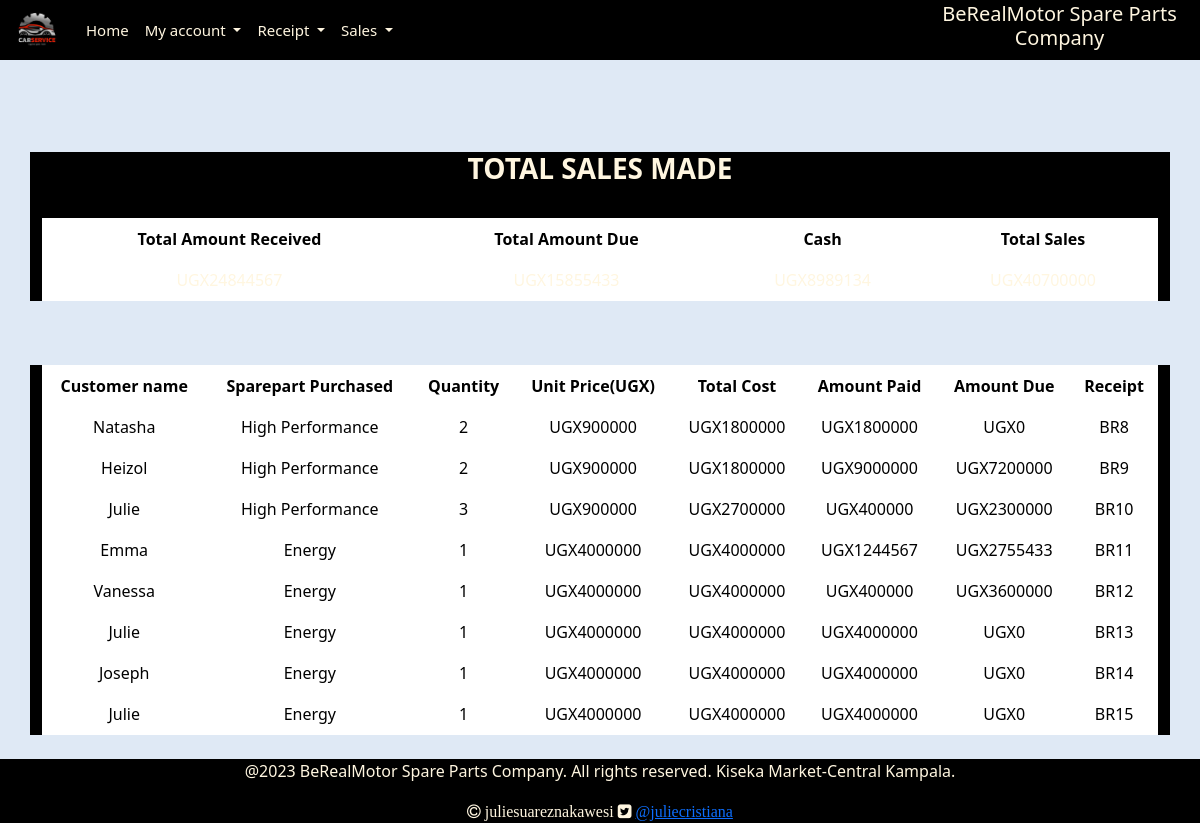
Page /all_sales/ (signed in) on the committed database.
### StockApp/models.py (models this page shows, shortened)
class Sale(models.Model):
    part = models.ForeignKey(SparePart,on_delete=models.CASCADE,null=False,blank=False)
    quantity = models.IntegerField(default=0,null=False,blank=False)
    amount_received = models.IntegerField(default=0,null=False,blank=False)
    customer_name = models.CharField(max_length=100,null=False,blank=False)
    unit_price = models.IntegerField(default=0,null=False,blank=False)
    branch_name = models.CharField(max_length=50,null=False,blank=False)
    phone_number = models.CharField(max_length=50,null=False,blank=False)
    part_name = models.CharField(max_length=50,null=False,blank=False)
    date = models.DateField(default=timezone.now)
    def get_total(self):
        total = self.quantity * self.part.unit_price
        return int(total)
    def amount_due(self):
        amount_due = self.get_total() - self.amount_received
        return abs(int(amount_due))

class SparePart(models.Model):
    Category_name = models.ForeignKey(Category,on_delete=models.CASCADE,null=False,blank=False)
    date_of_arrival = models.DateField(default=timezone.now)
    part_name = models.CharField(max_length=50,null=False,blank=False)
    country_of_origin = models.CharField(max_length=50,null=False,blank=False)
    total_quantity = models.IntegerField(default=0,null=False,blank=False,validators=[MinValueValidator(1)])
    issued_quantity = models.IntegerField(default=0,null=False,blank=False)
    received_quantity = models.IntegerField(default=0,null=False,blank=False)
    unit_price = models.IntegerField(default=0,null=False,blank=False)
    branch_name = models.CharField(max_length=50,null=False,blank=False)
    def __str__(self):
        return self.part_name

### StockApp/views.py (the view)
# urls.py: path('all_sales/', views.all_sales, name='all_sales'),
@login_required
def all_sales(request):
    sales = Sale.objects.all()
    total = sum(items.amount_received for items in sales)
    amount_due = sum(items.amount_due() for items in sales)
    cash_at_hand = total-amount_due
    total_sales = total + amount_due
    return render(request,'ProjectWork/all_sales.html',{'sales':sales,'total':total,'amount_due': amount_due,'cash_at_hand':cash_at_hand,'total_sales':total_sales})

### templates/ProjectWork/all_sales.html (shortened to what this page needs)
{% extends 'ProjectWork/base.html'%} {% block content%}
<br></br>
<div class="card-body" >
  <p>
    <div class = "container" style="background-color: black;">
      <h3 class = "text-center" style="color:  #FFF6E0; font-weight: bolder;">TOTAL SALES MADE</h3><br>
        <table class="table">
          <thead class="thead-dark" style="background-color: #FFF6E0 ;">
            <tr>
              <th scope="col" style="font-weight: bolder;">Total Amount Received</th>
              <th scope="col" style="font-weight: bolder;">Total Amount Due</th>
              <th scope="col" style="font-weight: bolder;">Cash</th>
              <th scope="col" style="font-weight: bolder;">Total Sales</th>
            </tr>
          </thead>
          <tbody>
            <tr>
              <td style="color:#FFF6E0;">UGX{{total}}</td>
              <td style="color:#FFF6E0;">UGX{{amount_due}}</td>
              <td style="color:#FFF6E0;">UGX{{cash_at_hand}}</td>
              <td style="color:#FFF6E0;">UGX{{total_sales}}</td>
            </tr>
          </tbody>
        </table>
      </div>
  </p>
</div>
<br></br>
<div class="card-body">
<div class = "container" style="background-color: black;">
  <table class="table">
    <thead class="thead-dark" style="background-color: #FFF6E0 ;">
      <tr>
        <th scope="col" style="font-weight: bolder;">Customer name</th>
        <th scope="col">Sparepart Purchased</th>
        <th scope="col">Quantity</th>
        <th scope="col">Unit Price(UGX)</th>
        <th scope="col">Total Cost</th>
        <th scope="col">Amount Paid</th>
        <th scope="col">Amount Due</th>
        <th scope="col">Receipt</th>
      </tr>
    </thead>
    {% for sale in sales %}
    <tbody style="color:  #FFF6E0;">
      <tr>
        <td>{{sale.customer_name | title}}</td>
        <td>{{sale.part | title}}</td>
        <td>{{sale.quantity}}</td>
        <td>UGX{{sale.unit_price}}</td>
        <td>UGX{{sale.get_total}}</td>
        <td>UGX{{sale.amount_received}}</td>
        <td>UGX{{sale.amount_due}}</td>
        <td>BR{{sale.id}}</td>
      </tr>
    </tbody>
    {% endfor %}
  </table>
</div>
</div>
<br></br>
{% endblock%}

### StockApp/static/css/main.css (style rules this page uses)
html,body { position: relative; overflow-x: hidden; width: 100% !important; height: 100vh; display: table; position: relative; background-position: center; background-attachment: scroll; -o-background-size: cover; -moz-background-size: cover; -webkit-background-size: cover; background-size: cover; background-repeat: no-repeat; }

### templates/ProjectWork/all_sales.html (style rules this page uses)
body,html { background-color: #dfe9f5; }
th,td { border: 1px solid white; text-align: center; }

### rows in the picture
Sale: customer_name "Natasha", part "High Performance", quantity "2", unit_price "900000", get_total "1800000", amount_received "1800000", amount_due "0", id "8"
Sale: customer_name "Heizol", part "High Performance", quantity "2", unit_price "900000", get_total "1800000", amount_received "9000000", amount_due "7200000", id "9"
Sale: customer_name "Julie", part "High Performance", quantity "3", unit_price "900000", get_total "2700000", amount_received "400000", amount_due "2300000", id "10"
Sale: customer_name "Emma", part "Energy", quantity "1", unit_price "4000000", get_total "4000000", amount_received "1244567", amount_due "2755433", id "11"
Sale: customer_name "Vanessa", part "Energy", quantity "1", unit_price "4000000", get_total "4000000", amount_received "400000", amount_due "3600000", id "12"
Sale: customer_name "Julie", part "Energy", quantity "1", unit_price "4000000", get_total "4000000", amount_received "4000000", amount_due "0", id "13"
Sale: customer_name "Joseph", part "Energy", quantity "1", unit_price "4000000", get_total "4000000", amount_received "4000000", amount_due "0", id "14"
Sale: customer_name "Julie", part "Energy", quantity "1", unit_price "4000000", get_total "4000000", amount_received "4000000", amount_due "0", id "15"
